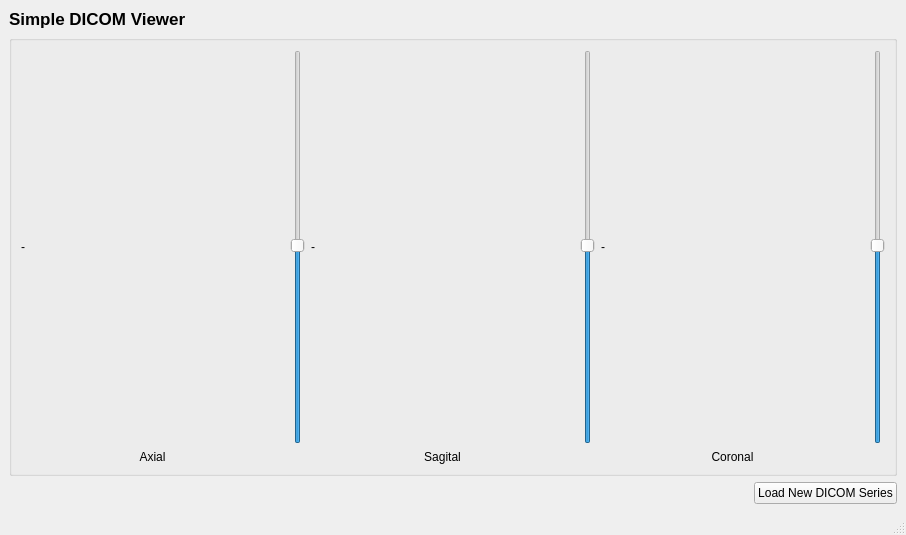
<?xml version="1.0" encoding="UTF-8"?>
<ui version="4.0">
 <class>MainWindow</class>
 <widget class="QMainWindow" name="MainWindow">
  <property name="geometry">
   <rect>
    <x>0</x>
    <y>0</y>
    <width>906</width>
    <height>535</height>
   </rect>
  </property>
  <property name="windowTitle">
   <string>MainWindow</string>
  </property>
  <widget class="QWidget" name="centralwidget">
   <layout class="QGridLayout" name="gridLayout_2" rowstretch="0,1,0">
    <item row="2" column="0">
     <layout class="QGridLayout" name="gridLayout_3">
      <item row="0" column="1">
       <widget class="QPushButton" name="btn_load_dicoms">
        <property name="text">
         <string>Load New DICOM Series</string>
        </property>
       </widget>
      </item>
      <item row="0" column="0">
       <spacer name="horizontalSpacer">
        <property name="orientation">
         <enum>Qt::Horizontal</enum>
        </property>
        <property name="sizeHint" stdset="0">
         <size>
          <width>40</width>
          <height>20</height>
         </size>
        </property>
       </spacer>
      </item>
     </layout>
    </item>
    <item row="1" column="0">
     <layout class="QGridLayout" name="gridLayout">
      <item row="0" column="0">
       <widget class="QGroupBox" name="groupBox">
        <property name="title">
         <string/>
        </property>
        <layout class="QGridLayout" name="gridLayout_5">
         <item row="0" column="2">
          <layout class="QGridLayout" name="gridLayout_4" rowstretch="1,0">
           <item row="1" column="0">
            <widget class="QLabel" name="label_6">
             <property name="text">
              <string>Coronal</string>
             </property>
             <property name="alignment">
              <set>Qt::AlignCenter</set>
             </property>
            </widget>
           </item>
           <item row="0" column="0">
            <widget class="QLabel" name="coronal_pic_label">
             <property name="text">
              <string>-</string>
             </property>
            </widget>
           </item>
           <item row="0" column="1">
            <widget class="QSlider" name="coronal_pic_slider">
             <property name="pageStep">
              <number>1</number>
             </property>
             <property name="value">
              <number>50</number>
             </property>
             <property name="orientation">
              <enum>Qt::Vertical</enum>
             </property>
            </widget>
           </item>
          </layout>
         </item>
         <item row="0" column="1">
          <layout class="QGridLayout" name="gridLayout_6" rowstretch="1,0">
           <item row="1" column="0">
            <widget class="QLabel" name="label_3">
             <property name="text">
              <string>Sagital</string>
             </property>
             <property name="alignment">
              <set>Qt::AlignCenter</set>
             </property>
            </widget>
           </item>
           <item row="0" column="0">
            <widget class="QLabel" name="sagital_pic_label">
             <property name="text">
              <string>-</string>
             </property>
            </widget>
           </item>
           <item row="0" column="1">
            <widget class="QSlider" name="sagital_pic_slider">
             <property name="pageStep">
              <number>1</number>
             </property>
             <property name="value">
              <number>50</number>
             </property>
             <property name="orientation">
              <enum>Qt::Vertical</enum>
             </property>
            </widget>
           </item>
          </layout>
         </item>
         <item row="0" column="0">
          <layout class="QGridLayout" name="gridLayout_7" rowstretch="1,0">
           <item row="0" column="0">
            <widget class="QLabel" name="axial_pic_label">
             <property name="text">
              <string>-</string>
             </property>
            </widget>
           </item>
           <item row="1" column="0">
            <widget class="QLabel" name="label_5">
             <property name="text">
              <string>Axial</string>
             </property>
             <property name="alignment">
              <set>Qt::AlignCenter</set>
             </property>
            </widget>
           </item>
           <item row="0" column="1">
            <widget class="QSlider" name="axial_pic_slider">
             <property name="pageStep">
              <number>1</number>
             </property>
             <property name="value">
              <number>50</number>
             </property>
             <property name="orientation">
              <enum>Qt::Vertical</enum>
             </property>
            </widget>
           </item>
          </layout>
         </item>
        </layout>
       </widget>
      </item>
     </layout>
    </item>
    <item row="0" column="0">
     <widget class="QLabel" name="label_4">
      <property name="font">
       <font>
        <pointsize>13</pointsize>
        <bold>true</bold>
       </font>
      </property>
      <property name="text">
       <string>Simple DICOM Viewer</string>
      </property>
     </widget>
    </item>
   </layout>
  </widget>
  <widget class="QMenuBar" name="menubar">
   <property name="geometry">
    <rect>
     <x>0</x>
     <y>0</y>
     <width>906</width>
     <height>24</height>
    </rect>
   </property>
  </widget>
  <widget class="QStatusBar" name="statusbar"/>
 </widget>
 <resources/>
 <connections/>
</ui>
